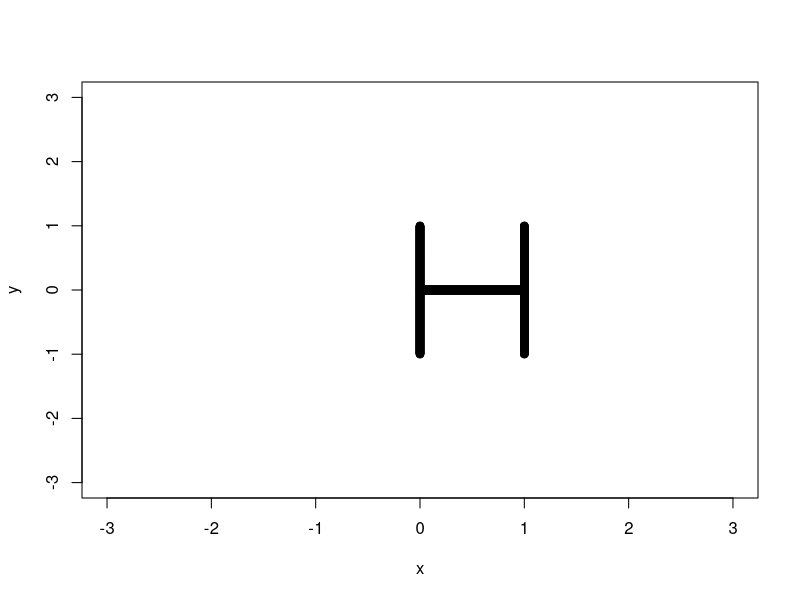
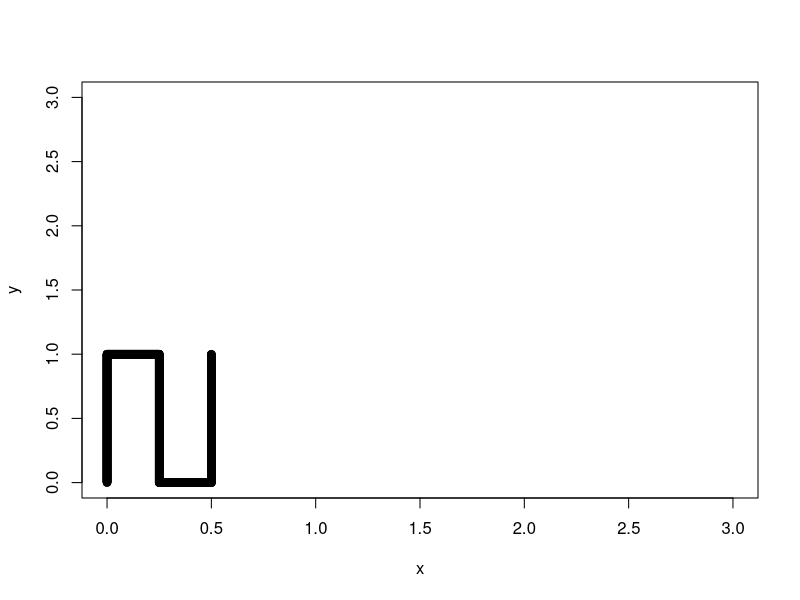
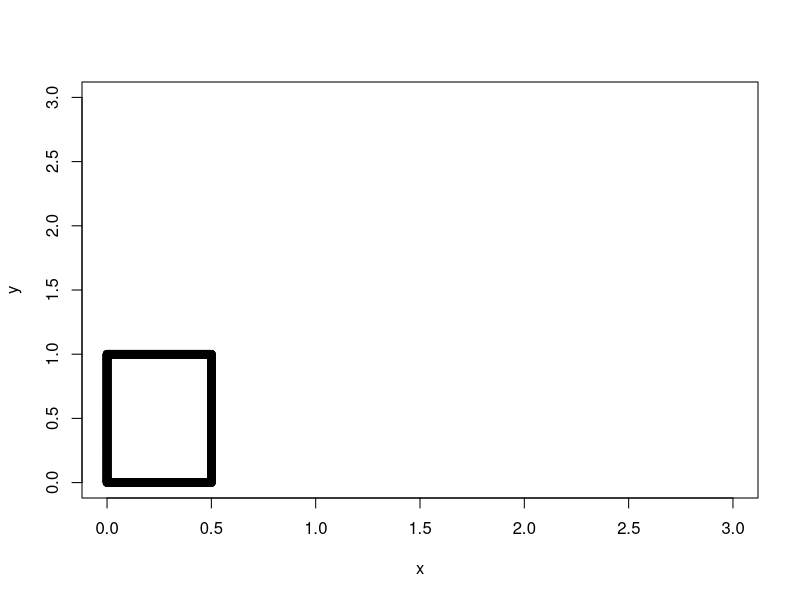

Generate these figures, in order, with R:
## ---- chunk 1
x=c(rep(0,500),seq(0,1,length.out=1000), rep(1,500))
y=c(seq(-1,1,length.out=500),rep(0,1000), seq(-1,1,length.out=500))
z=rbind(x,y)
plot(y~x, xlim=c(-3,3), ylim=c(-3,3))
## ---- chunk 2
x=c(rep(0,500),seq(0,.25,length.out=500),rep(.25,500),seq(.25,.5,length.out=500),rep(.5,500))
y=c(seq(0,1,length.out=500),rep(1,500),seq(0,1,length.out=500),rep(0,500),seq(0,1,length.out=500))
z=rbind(x,y)
plot(y~x, xlim=c(0,3), ylim=c(0,3))
## ---- chunk 3
x=c(rep(0,500),seq(0,.5,length.out=500),rep(.5,500),seq(0,.5,length.out=500))
y=c(seq(0,1,length.out=500),rep(1,500),seq(0,1,length.out=500),rep(0,500))
z=rbind(x,y)
plot(y~x, xlim=c(0,3), ylim=c(0,3))
